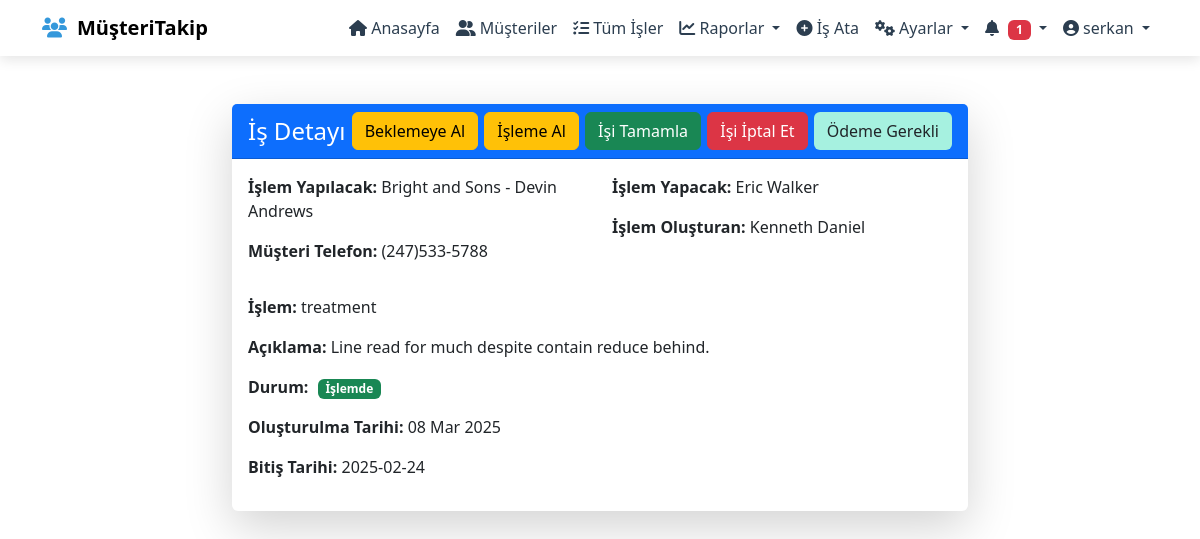
Before: /job_detail/1/ (signed in) with the older database file.
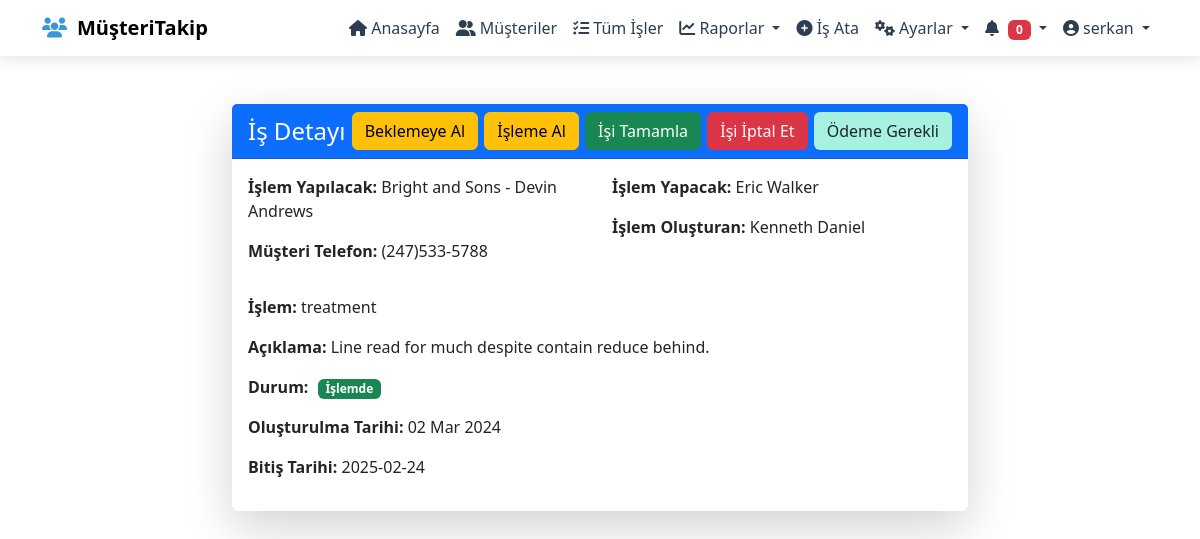
After: the same page with the newer database file.
### tracking/models.py (models this page shows, shortened)
class Job(models.Model):
    employee = models.ForeignKey(
        User,
        on_delete=models.CASCADE,
        related_name='employee_jobs'  # employee için ters ilişki
    )
    customer = models.ForeignKey(Customer, on_delete=models.CASCADE, related_name="jobs")
    service = models.ForeignKey(Services, on_delete=models.CASCADE)
    price = models.DecimalField(null=True, blank=True, max_digits=10, decimal_places=2)
    vat = models.IntegerField(null=True, blank=True)
    total_price = models.DecimalField(null=True, blank=True, max_digits=10, decimal_places=2)
    info = models.CharField(max_length=255, null=True, blank=True)
    created_date = models.DateTimeField(auto_now_add=True)
    end_date = models.DateTimeField(null=True, blank=True)
    appointment_date = models.DateField(null=True, blank=True)  # Sadece tarih
    appointment_time = models.TimeField(null=True,blank=True)
    created_by = models.ForeignKey(
        User,
        on_delete=models.CASCADE,
        related_name='created_job'  # created_by için ters ilişki
    )
    STATUS_CHOICES = [
        ('pending', 'Beklemede'),
        ('in_progress', 'İşlemde'),
        ('completed', 'Tamamlandı'),
        ('cancelled', 'İptal'),
        ('awaited','Ödeme Bekleniyor'),
    ]
    status = models.CharField(
        max_length=20,
        choices=STATUS_CHOICES,
        default='pending'
    )

class Customer(models.Model):
    code = models.CharField(max_length=10, unique=True)
    owner_name = models.CharField(max_length=255)
    owner_surname = models.CharField(max_length=255)
    brand_name = models.CharField(max_length=255)
    address = models.CharField(max_length=255)
    phone = models.CharField(max_length=11)
    email = models.EmailField()
    date_joined = models.DateTimeField(auto_now_add=True)
    created_by = models.ForeignKey(get_user_model(), on_delete=models.CASCADE)
    balance = models.DecimalField(max_digits=10, decimal_places=2, default=0.00)
    paid = models.DecimalField(max_digits=10, decimal_places=2, default=0.00)
    def __str__(self):
        return f"{self.brand_name} - {self.owner_name} {self.owner_surname}"

class User(AbstractUser):
    phone = models.CharField(max_length=15, blank=True, null=True)
    def __str__(self):
        return f"{self.first_name} {self.last_name}"

class Services(models.Model):
    name = models.CharField(max_length=255)
    created_by = models.ForeignKey(User, on_delete=models.CASCADE)
    price = models.DecimalField(null=True, blank=True, max_digits=10, decimal_places=2)
    is_active = models.BooleanField(default=True)
    def __str__(self):
        return f"{self.name}"

### tracking/views.py (the view)
# urls.py: path("job_detail/<int:job_id>/",views.job_detail,name="job_detail"),
def job_detail(request,job_id):
    job = get_object_or_404(Job,id=job_id)
    context = {
        'job':job,
    }
    return render(request,'job_detail.html',context)

### tracking/context_processors.py (called while the page is built)
def user_jobs(request):
    if request.user.is_authenticated:
        today = timezone.localtime(timezone.now()).date()  # Bugün tarihini yerel zamanla al
        tasks = Job.objects.filter(
            employee=request.user,
            status="pending",
            appointment_date__year=today.year,  # Yıl bazında filtreleme
            appointment_date__month=today.month,  # Ay bazında filtreleme
            appointment_date__day=today.day  # Gün bazında filtreleme
        )
        print(tasks.count())
    else:
        tasks = []
    return {
        'user_jobs': tasks  # Context'e ekleyerek tüm şablonlarda kullanılmasını sağla
    }

def all_jobs(request):
    if request.user.is_authenticated:
        today = timezone.localtime(timezone.now()).date()  # Bugün tarihini yerel zamanla al
        all_jobs = Job.objects.filter(
            status="pending",
            appointment_date__year=today.year,
            appointment_date__month=today.month,
            appointment_date__day=today.day
        )
        print(all_jobs.count())
    else:
        all_jobs = []
    return {
        'all_jobs': all_jobs  # Context'e ekleyerek tüm şablonlarda kullanılmasını sağla
    }

### tracking/templates/job_detail.html (shortened to what this page needs)
{% extends '_base.html' %}
{% block content %}
<div class="container mt-5">
    <div class="row">
      <div class="col-lg-8 offset-lg-2">
        <div class="card shadow-lg border-0">
          <div class="card-header bg-primary text-white d-flex justify-content-between align-items-center">
            <h4 class="m-0">İş Detayı</h4>
            <button type="button" id="pending-job" class="btn btn-warning">Beklemeye Al</button>
            <button type="button" id="start-job" class="btn btn-warning">İşleme Al</button>
            <button type="button" id="complete-job" class="btn btn-success">İşi Tamamla</button>
            <button type="button" id="cancel-job" class="btn btn-danger">İşi İptal Et</button>
            <button type="button" id="awaited-payment-job" class="btn btn-awaited">Ödeme Gerekli</button>
          </div>
          <div class="card-body">
            <div class="row mb-3">
              <div class="col-md-6">
                <p>
                  <strong>İşlem Yapılacak:</strong> {{ job.customer }}
                </p>
                <p>
                  <strong>Müşteri Telefon:</strong> {{ job.customer.phone }}
                </p>
              </div>
              <div class="col-md-6">
                <p>
                  <strong>İşlem Yapacak:</strong> {{ job.employee }}
                </p>
                <p>
                  <strong>İşlem Oluşturan:</strong> {{ job.created_by.first_name }} {{ job.created_by.last_name }}
                </p>
              </div>
            </div>
            <div class="mb-3">
              <p>
                <strong>İşlem:</strong> {{ job.service }}
              </p>
              <p>
                <strong>Açıklama:</strong> {{ job.info }}
              </p>
            </div>
            <div class="mb-3">
              <p>
                <strong>Durum:</strong>
                <span id="job-status"> {% if job.status == 'pending' %} <span class="badge bg-warning text-dark">Bekliyor</span> {% elif job.status == 'completed' %} <span class="badge bg-success">Tamamlandı</span> {% elif job.status == 'in_progress' %} <span class="badge bg-success">
                    <strong>İşlemde</strong>
                  </span> {% elif job.status == 'awaited' %} <span class="badge bg-awaited">
                    <strong>Ödeme Gerekli</strong>
                  </span> {% elif job.status == 'cancelled' %} <span class="badge bg-danger">
                    <strong>İPTAL</strong>
                  </span> {% endif %} </span>
              </p>
              <p>
                <strong>Oluşturulma Tarihi:</strong> {{ job.created_date|date:"d M Y" }}
              </p>
              <p>
                <strong>Bitiş Tarihi:</strong>
                <span id="job-end-date">{{ job.end_date|date:"Y-m-d" }}</span>
              </p>
            </div>
          </div>
        </div>
      </div>
    </div>
  </div>
{% endblock content %}

### tracking/templates/_navbar.html (shortened to what this page needs)
{% load static %}
<!DOCTYPE html>
<html lang="tr">
<head>
     <link rel="stylesheet" href="{% static 'css/navbar.css' %}">
</head>
<body>
<nav class="navbar navbar-expand-lg">
    <div class="container">
        <a class="navbar-brand" href="#">
            <i class="fas fa-users"></i> MüşteriTakip
        </a>
        <div class="collapse navbar-collapse" id="navbarNav">
            <ul class="navbar-nav ms-auto">
                <li class="nav-item">
                    <a class="nav-link active" href="{% url 'dashboard' %}"><i class="fas fa-home"></i> Anasayfa</a>
                </li>
                <li class="nav-item">
                    <a class="nav-link" href="{% url 'list_customers' %}"><i class="fas fa-user-friends"></i> Müşteriler</a>
                </li>
                <li class="nav-item">
                    <a class="nav-link" href="{% url 'job_list' %}"><i class="fas fa-tasks"></i> Tüm İşler</a>
                </li>
                <li class="nav-item dropdown">
                    <a class="nav-link dropdown-toggle" href="#" role="button" data-bs-toggle="dropdown">
                        <i class="fa-solid fa-chart-line"></i> Raporlar
                    </a>
                </li>
                <li class="nav-item">
                    <a class="nav-link" href="{% url 'add_job_page' %}"><i class="fas fa-plus-circle"></i> İş Ata</a>
                </li>
                <li class="nav-item dropdown">
                    <a class="nav-link dropdown-toggle" href="#" role="button" data-bs-toggle="dropdown">
                        <i class="fas fa-cogs"></i> Ayarlar
                    </a>
                </li>
                <li class="nav-item dropdown">
                    <a class="nav-link dropdown-toggle" href="#" role="button" data-bs-toggle="dropdown">
                        <i class="fas fa-bell"></i> <span class="badge bg-danger">{{user_jobs.count}}</span>
                    </a>
                </li>
                <li class="nav-item dropdown">
                    <a class="nav-link dropdown-toggle" href="#" role="button" data-bs-toggle="dropdown">
                        <i class="fas fa-user-circle"></i> {{request.user.username}}
                    </a>
                </li>
            </ul>
        </div>
    </div>
</nav>
</body>
</html>

Changed rows visible on the page:
changed Job "Line read for much despite contain reduce behind.": created_date "08 Mar 2025" → "02 Mar 2024"
Other visible differences:
{{ user_jobs.count }}: "1" → "0"
